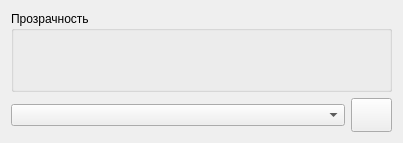
<?xml version="1.0" encoding="UTF-8"?>
<ui version="4.0">
 <class>TransparencyWidget</class>
 <widget class="QWidget" name="TransparencyWidget">
  <property name="geometry">
   <rect>
    <x>0</x>
    <y>0</y>
    <width>403</width>
    <height>143</height>
   </rect>
  </property>
  <property name="maximumSize">
   <size>
    <width>403</width>
    <height>143</height>
   </size>
  </property>
  <property name="windowTitle">
   <string>Form</string>
  </property>
  <layout class="QVBoxLayout" name="verticalLayout">
   <item>
    <widget class="QGroupBox" name="transparencyBox">
     <property name="maximumSize">
      <size>
       <width>391</width>
       <height>85</height>
      </size>
     </property>
     <property name="title">
      <string>Прозрачность</string>
     </property>
     <layout class="QHBoxLayout" name="horizontalLayout_2"/>
    </widget>
   </item>
   <item>
    <layout class="QHBoxLayout" name="horizontalLayout">
     <item>
      <widget class="QComboBox" name="applianceBox">
       <property name="toolTip">
        <string>Список слоев</string>
       </property>
      </widget>
     </item>
     <item>
      <widget class="QPushButton" name="lockButton">
       <property name="maximumSize">
        <size>
         <width>41</width>
         <height>34</height>
        </size>
       </property>
       <property name="toolTip">
        <string>Заблокировать изменения</string>
       </property>
       <property name="text">
        <string/>
       </property>
      </widget>
     </item>
    </layout>
   </item>
  </layout>
 </widget>
 <resources/>
 <connections/>
</ui>
